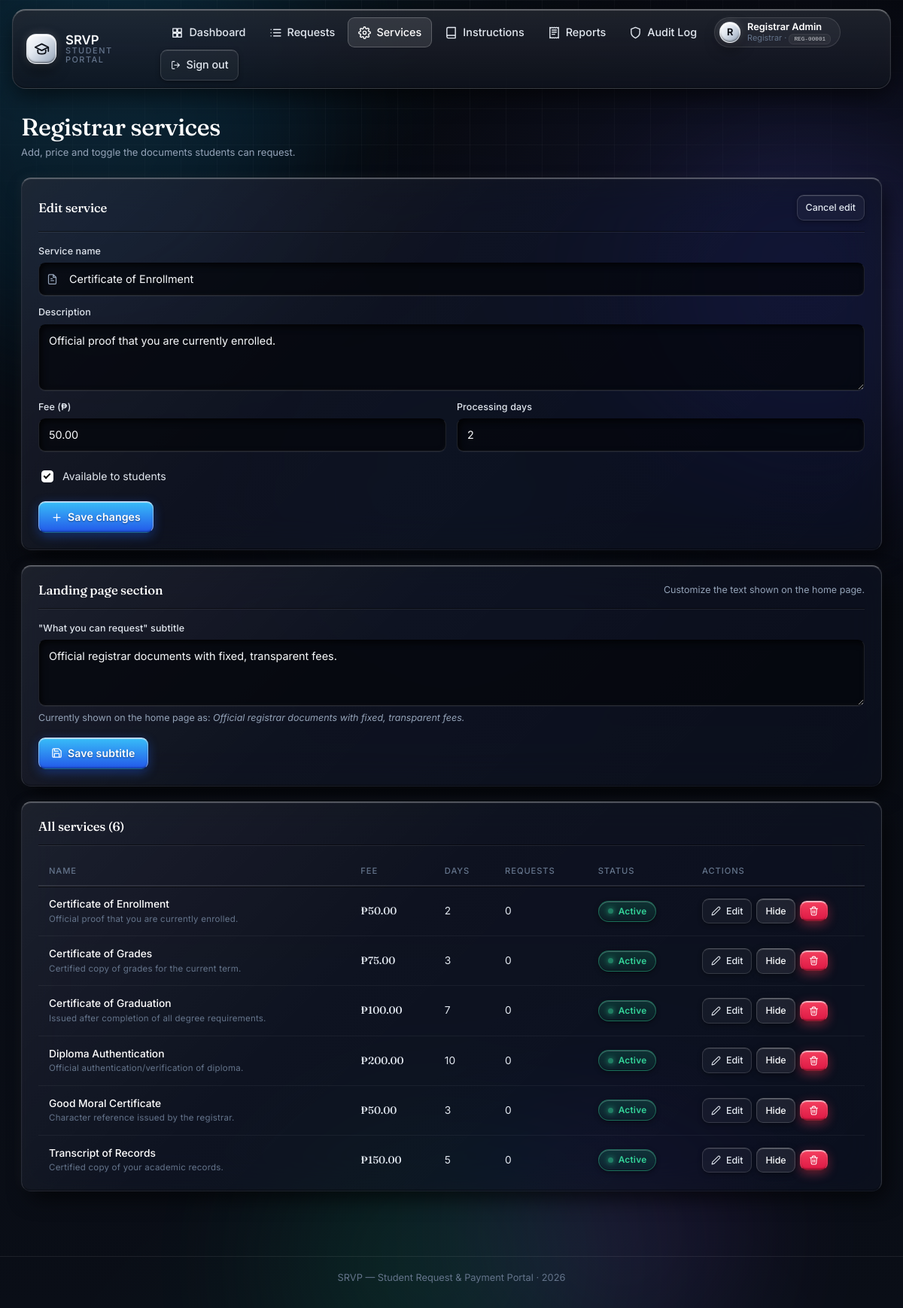
The app's page /admin/services.php?edit=1 (signed in) with its own data.
### tables this page shows
CREATE TABLE IF NOT EXISTS registrars (
    id            INT UNSIGNED AUTO_INCREMENT PRIMARY KEY,
    employee_no   VARCHAR(20)  NOT NULL,
    full_name     VARCHAR(120) NOT NULL,
    email         VARCHAR(160) NOT NULL,
    password_hash VARCHAR(255) NOT NULL,
    clerk_user_id VARCHAR(64)  DEFAULT NULL COMMENT 'Clerk/Google OAuth user ID (set on first Google sign-in)',
    created_at    DATETIME NOT NULL DEFAULT CURRENT_TIMESTAMP,
    UNIQUE KEY uq_registrars_email       (email),
    UNIQUE KEY uq_registrars_employee_no (employee_no),
    UNIQUE KEY uq_registrars_clerk_id    (clerk_user_id),
    CONSTRAINT chk_registrars_email  CHECK (email LIKE '%@gmail.com'),
    CONSTRAINT chk_registrars_emp_no CHECK (employee_no LIKE 'REG-%')
);

CREATE TABLE IF NOT EXISTS services (
    id               INT UNSIGNED AUTO_INCREMENT PRIMARY KEY,
    name             VARCHAR(120) NOT NULL,
    description      VARCHAR(300) DEFAULT NULL,
    fee              DECIMAL(10,2) NOT NULL DEFAULT 0.00,
    processing_days  TINYINT UNSIGNED NOT NULL DEFAULT 3,
    is_active        TINYINT(1) NOT NULL DEFAULT 1,
    created_at       DATETIME NOT NULL DEFAULT CURRENT_TIMESTAMP,
    UNIQUE KEY uq_services_name  (name),
    KEY idx_services_active      (is_active),
    CONSTRAINT chk_services_fee  CHECK (fee >= 0),
    CONSTRAINT chk_services_days CHECK (processing_days BETWEEN 1 AND 60)
);

### admin/services.php (the view, shortened to what the rows shown need)
<?php
require_once __DIR__ . '/../includes/auth.php';
$admin = require_registrar();
$services_subtitle = get_setting('services_subtitle', 'Official registrar documents with fixed, transparent fees.');
$services = db()->query('SELECT s.*, (SELECT COUNT(*) FROM requests r WHERE r.service_id = s.id) AS request_count FROM services s ORDER BY s.is_active DESC, s.name')->fetchAll();
$edit     = null;
if (isset($_GET['edit'])) {
    $stmt = db()->prepare('SELECT * FROM services WHERE id = ?');
    $stmt->execute([(int) $_GET['edit']]);
    $edit = $stmt->fetch() ?: null;
}
require __DIR__ . '/../includes/header.php';
?>
<div class="page">
    <div class="page-head">
        <h1>Registrar services</h1>
    </div>
    <div class="panel glass">
        <div class="panel-head">
            <h2><?= $edit ? 'Edit service' : 'Add a service' ?></h2>
        </div>
        <form method="post" action="<?= url('admin/services.php') ?>" class="stack">
            <div class="form-grid">
                <div class="field span2">
                    <div class="input-icon"><?= icon('doc') ?>
                        <input id="name" name="name" maxlength="120" required
                               value="<?= e($edit['name'] ?? '') ?>" placeholder="e.g. Certificate of Enrollment">
                    </div>
                </div>
                <div class="field span2">
                    <label for="description">Description</label>
                    <textarea id="description" name="description" maxlength="300"
                              placeholder="Short description shown to students"><?= e($edit['description'] ?? '') ?></textarea>
                </div>
                <div class="field">
                    <label for="fee">Fee (₱)</label>
                    <input type="number" id="fee" name="fee" step="0.01" min="0" max="100000" required
                           value="<?= e((string) ($edit['fee'] ?? '50.00')) ?>">
                </div>
                <div class="field">
                    <label for="processing_days">Processing days</label>
                    <input type="number" id="processing_days" name="processing_days" min="1" max="60" required
                           value="<?= e((string) ($edit['processing_days'] ?? '3')) ?>">
                </div>
            </div>
            <label class="check-row">
                <input type="checkbox" name="is_active" <?= (!isset($edit) || $edit['is_active']) ? 'checked' : '' ?>>
                <span>Available to students</span>
            </label>
        </form>
    </div>
    <div class="panel glass">
        <div class="panel-head">
            <h2>Landing page section</h2>
        </div>
    </div>
    <div class="panel glass">
        <div class="panel-head"><h2>All services (<?= count($services) ?>)</h2></div>
        <?php if ($services): ?>
            <div class="table-wrap">
                <table class="data">
                    <thead>
                        <tr><th>Name</th><th>Fee</th><th>Days</th><th>Requests</th><th>Status</th><th style="width:230px">Actions</th></tr>
                    </thead>
                    <tbody>
                        <?php foreach ($services as $s): ?>
                            <tr>
                                <td>
                                    <strong><?= e($s['name']) ?></strong>
                                    <?php if ($s['description']): ?><span class="small dim"><?= e(mb_strimwidth($s['description'], 0, 60, '…')) ?></span><?php endif; ?>
                                </td>
                                <td class="money"><?= peso($s['fee']) ?></td>
                                <td><?= (int) $s['processing_days'] ?></td>
                                <td><?= (int) $s['request_count'] ?></td>
                                <td><?= $s['is_active']
                                    ? '<span class="pill pill-ok">Active</span>'
                                    : '<span class="pill pill-bad">Hidden</span>' ?></td>
                                <td>
                                    <div class="row-actions">
                                        <a class="btn btn-ghost btn-sm" href="<?= url('admin/services.php?edit=' . (int) $s['id']) ?>"><?= icon('edit') ?> Edit</a>
                                        <form method="post" action="<?= url('admin/services.php') ?>">
                                            <button class="btn btn-soft btn-sm" type="submit"><?= $s['is_active'] ? 'Hide' : 'Show' ?></button>
                                        </form>
                                        <form method="post" action="<?= url('admin/services.php') ?>">
                                            <button class="btn btn-danger btn-sm" type="submit" data-confirm="Delete '<?= htmlspecialchars($s['name'], ENT_QUOTES) ?>'? This cannot be undone if it has no requests."><?= icon('trash') ?></button>
                                        </form>
                                    </div>
                                </td>
                            </tr>
                        <?php endforeach; ?>
                    </tbody>
                </table>
            </div>
        <?php else: ?>
            <div class="empty-note">No services yet — create your first one above.</div>
        <?php endif; ?>
    </div>
</div>
<?php require __DIR__ . '/../includes/footer.php'; ?>

### includes/header.php (shortened to what the rows shown need)
<?php
if (!isset($mode)) {
    $self = str_replace('\\', '/', $_SERVER['SCRIPT_NAME'] ?? '');
    $mode = (str_contains($self, '/student/') || str_contains($self, '/admin/')) ? 'app' : 'public';
}
require_once __DIR__ . '/auth.php';
$user       = ($mode === 'app') ? require_login() : current_user();
$isStudent  = $user && $user['role'] === 'student';
$isRegistrar= $user && $user['role'] === 'registrar';
$scriptBase = basename($_SERVER['SCRIPT_NAME'] ?? '');
$phpSelf    = $_SERVER['PHP_SELF'] ?? '';
?>
<!DOCTYPE html>
<html lang="en">
<head>
<link rel="stylesheet" href="<?= url('assets/style.css') ?>">
<link rel="stylesheet" href="<?= url('assets/glass.css') ?>">
</head>
<body class="mode-<?= e($mode) ?>">
<header class="topbar glass">
    <div class="topbar-inner">
            <span class="brand-mark"><?= icon('graduation', 'ic ic-lg') ?></span>
        <nav class="topnav">
            <?php if ($mode === 'public' || $mode === 'auth'): ?>
                <a href="<?= url('index.php') ?>" class="<?= $scriptBase === 'index.php' ? 'active' : '' ?>"><?= icon('home') ?> Home</a>
                <a href="<?= url('index.php') ?>#services"><?= icon('grid') ?> Services</a>
                <?php if ($user): ?>
                    <a class="btn btn-primary btn-sm" href="<?= $isStudent ? url('student/dashboard.php') : url('admin/dashboard.php') ?>"><?= icon('grid') ?> Dashboard</a>
                    <a class="btn btn-ghost btn-sm" href="<?= url('logout.php') ?>"
                       data-confirm-title="Sign out?" data-confirm="Are you sure you want to sign out?"
                       data-confirm-yes="Yes, sign out" data-confirm-no="No, stay"><?= icon('logout') ?> Sign out</a>
                <?php else: ?>
                    <a href="<?= url('login.php') ?>"><?= icon('login') ?> Sign in</a>
                    <a class="btn btn-primary btn-sm" href="<?= url('register.php') ?>"><?= icon('user') ?> Create account</a>
                <?php endif; ?>
            <?php else: ?>
                <?php if ($isStudent): ?>
                    <a href="<?= url('student/dashboard.php') ?>" class="<?= str_contains($phpSelf, 'student/dashboard') ? 'active' : '' ?>"><?= icon('grid') ?> Dashboard</a>
                    <a href="<?= url('student/services.php') ?>" class="<?= str_contains($phpSelf, 'student/services') ? 'active' : '' ?>"><?= icon('doc') ?> Services</a>
                    <a href="<?= url('student/requests.php') ?>" class="<?= str_contains($phpSelf, 'student/requests') ? 'active' : '' ?>"><?= icon('list') ?> My Requests</a>
                    <a href="<?= url('student/payment.php') ?>"  class="<?= str_contains($phpSelf, 'student/payment') ? 'active' : '' ?>"><?= icon('wallet') ?> Payments</a>
                    <a href="<?= url('student/instructions.php') ?>" class="<?= str_contains($phpSelf, 'student/instructions') ? 'active' : '' ?>"><?= icon('book') ?> Instructions</a>
                    <?php $unreadNotifs = unread_notification_count((int) $user['id']); ?>
                    <a href="<?= url('student/notifications.php') ?>" class="<?= str_contains($phpSelf, 'student/notifications') ? 'active' : '' ?>"><?= icon('bell') ?> Notifications<?= $unreadNotifs > 0 ? ' <span class="ftab-count">' . $unreadNotifs . '</span>' : '' ?></a>
                    <a href="<?= url('student/profile.php') ?>"  class="<?= str_contains($phpSelf, 'student/profile') ? 'active' : '' ?>"><?= icon('user') ?> Profile</a>
                <?php elseif ($isRegistrar): ?>
                    <a href="<?= url('admin/dashboard.php') ?>" class="<?= str_contains($phpSelf, 'admin/dashboard') ? 'active' : '' ?>"><?= icon('grid') ?> Dashboard</a>
                    <a href="<?= url('admin/requests.php') ?>"  class="<?= str_contains($phpSelf, 'admin/requests') || str_contains($phpSelf, 'admin/process') ? 'active' : '' ?>"><?= icon('list') ?> Requests</a>
                    <a href="<?= url('admin/services.php') ?>"  class="<?= str_contains($phpSelf, 'admin/services') ? 'active' : '' ?>"><?= icon('settings') ?> Services</a>
                    <a href="<?= url('admin/instructions.php') ?>" class="<?= str_contains($phpSelf, 'admin/instructions') ? 'active' : '' ?>"><?= icon('book') ?> Instructions</a>
                    <a href="<?= url('admin/reports.php') ?>"   class="<?= str_contains($phpSelf, 'admin/reports') ? 'active' : '' ?>"><?= icon('receipt') ?> Reports</a>
                    <a href="<?= url('admin/audit.php') ?>"     class="<?= str_contains($phpSelf, 'admin/audit') ? 'active' : '' ?>"><?= icon('shield') ?> Audit Log</a>
                <?php endif; ?>
                <span class="user-chip" title="Logged in as: <?= e($user['full_name'] ?? 'User') ?> (<?= e($user['student_no'] ?? '') ?>) · <?= e($user['email'] ?? '') ?>">
                    <span class="avatar"><?= e(strtoupper(mb_substr($user['full_name'] ?? 'U', 0, 1))) ?></span>
                    <span class="user-chip-text">
                        <strong><?= e($user['full_name'] ?? 'User') ?></strong>
                        <small><?= e(ucfirst($user['role'] ?? '')) ?> · <code style="font-size:.7em;opacity:.8"><?= e($user['student_no'] ?? '') ?></code></small>
                    </span>
                </span>
                <a class="btn btn-ghost btn-sm" href="<?= url('logout.php') ?>" title="Sign out"
                   data-confirm-title="Sign out?" data-confirm="Are you sure you want to sign out?"
                   data-confirm-yes="Yes, sign out" data-confirm-no="No, stay"><?= icon('logout') ?><span class="hide-sm">Sign out</span></a>
            <?php endif; ?>
        </nav>
    </div>
</header>
<main class="main">

### includes/functions.php (shortened to what the rows shown need)
<?php
require_once __DIR__ . '/../config/database.php';
function base_url(): string
{
    static $base = null;
    if ($base === null) {
        $override = (string) (defined('APP_URL') ? APP_URL : '');
        $scheme =
            ((!empty($_SERVER['HTTPS']) && $_SERVER['HTTPS'] !== 'off')
                || (isset($_SERVER['HTTP_X_FORWARDED_PROTO']) && $_SERVER['HTTP_X_FORWARDED_PROTO'] === 'https')
                || (isset($_SERVER['SERVER_PORT']) && $_SERVER['SERVER_PORT'] == 443))
            ? 'https' : 'http';
        $host = $_SERVER['HTTP_X_FORWARDED_HOST'] ?? $_SERVER['HTTP_HOST'] ?? '';
        if ($host !== '') {
            $script = str_replace('\\', '/', $_SERVER['SCRIPT_NAME'] ?? '/');
            $dir = rtrim(str_replace('\\', '/', dirname($script)), '/');
            foreach (['/student', '/admin'] as $sub) {
                if (str_ends_with($dir, $sub)) {
                    $dir = substr($dir, 0, -strlen($sub));
                    break;
                }
            }
            $path = ($dir === '' || $dir === '.') ? '/' : $dir . '/';
            $base = $scheme . '://' . $host . $path;
            return $base;
        }
        $script = str_replace('\\', '/', $_SERVER['SCRIPT_NAME'] ?? '/');
        $dir = rtrim(str_replace('\\', '/', dirname($script)), '/');
        $base = ($dir === '' || $dir === '.') ? '/' : $dir . '/';
    }
    return $base;
}
function url(string $path = ''): string
{
    return base_url() . ltrim($path, '/');
}
function e(mixed $value): string
{
    return htmlspecialchars((string) $value, ENT_QUOTES | ENT_SUBSTITUTE, 'UTF-8');
}
function peso(float|int|string|null $amount): string
{
    return '₱' . number_format((float) $amount, 2);
}
function icon(string $name, string $class = 'ic'): string
{
    $d = $paths[$name] ?? $paths['info'];
    return '<svg class="' . e($class) . '" viewBox="0 0 24 24" fill="none" stroke="currentColor" stroke-width="2" stroke-linecap="round" stroke-linejoin="round" aria-hidden="true"><path d="' . $d . '"/></svg>';
}
function get_setting(string $key, string $default = ''): string
{
    static $cache = null;
    if ($cache === null) {
        try {
            $rows = db()->query('SELECT setting_key, setting_value FROM site_settings')->fetchAll(PDO::FETCH_KEY_PAIR);
            $cache = is_array($rows) ? $rows : [];
        } catch (Throwable) {
            $cache = [];
        }
    }
    return $cache[$key] ?? $default;
}

### records on screen
registrars: full_name "R", full_name "Registrar Admin", employee_no "REG-00001"
services: name "Certificate of Enrollment", description "Official proof that you are currently enrolled.", fee "50.00", processing_days "2", is_active "☑", fee "₱50.00", request_count "0", shows "Active", shows "Hide"
services: name "Certificate of Grades", description "Certified copy of grades for the current term.", fee "₱75.00", processing_days "3", request_count "0", is_active "Active"
services: name "Certificate of Graduation", description "Issued after completion of all degree requirements.", fee "₱100.00", processing_days "7", request_count "0", is_active "Active"
services: name "Diploma Authentication", description "Official authentication/verification of diploma.", fee "₱200.00", processing_days "10", request_count "0", is_active "Active"
services: name "Good Moral Certificate", description "Character reference issued by the registrar.", fee "₱50.00", processing_days "3", request_count "0", is_active "Active"
services: name "Transcript of Records", description "Certified copy of your academic records.", fee "₱150.00", processing_days "5", request_count "0", is_active "Active"

### other values on screen
$user['role'] "Registrar"
$services_subtitle "Official registrar documents with fixed, transparent fees."
count($services) "6"
APP_NAME "SRVP — Student Request & Payment Portal"
